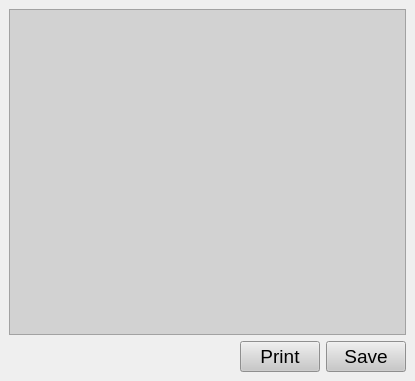
<?xml version="1.0" encoding="UTF-8"?>
<ui version="4.0">
 <class>MessageDock</class>
 <widget class="QDockWidget" name="MessageDock">
  <property name="geometry">
   <rect>
    <x>0</x>
    <y>0</y>
    <width>415</width>
    <height>381</height>
   </rect>
  </property>
  <property name="styleSheet">
   <string notr="true">
QLineEdit, QTextEdit, QComboBox
{
	
	
	background-color: rgb(210, 210, 210);
}
QPushButton
{
	
	background-color: rgb(200, 200, 200);
}
QLabel
{

}
</string>
  </property>
  <property name="features">
   <set>QDockWidget::DockWidgetFloatable|QDockWidget::DockWidgetMovable</set>
  </property>
  <property name="windowTitle">
   <string>Message box</string>
  </property>
  <widget class="QWidget" name="dockWidgetContents">
   <layout class="QVBoxLayout" name="verticalLayout">
    <item>
     <widget class="QTextEdit" name="te_message">
      <property name="readOnly">
       <bool>true</bool>
      </property>
     </widget>
    </item>
    <item>
     <layout class="QHBoxLayout" name="horizontalLayout_3">
      <item>
       <spacer name="horizontalSpacer">
        <property name="orientation">
         <enum>Qt::Horizontal</enum>
        </property>
        <property name="sizeHint" stdset="0">
         <size>
          <width>40</width>
          <height>20</height>
         </size>
        </property>
       </spacer>
      </item>
      <item>
       <widget class="QPushButton" name="pb_print">
        <property name="font">
         <font>
          <pointsize>14</pointsize>
         </font>
        </property>
        <property name="text">
         <string>Print</string>
        </property>
       </widget>
      </item>
      <item>
       <widget class="QPushButton" name="pb_save">
        <property name="font">
         <font>
          <pointsize>14</pointsize>
         </font>
        </property>
        <property name="text">
         <string>Save</string>
        </property>
       </widget>
      </item>
     </layout>
    </item>
   </layout>
  </widget>
 </widget>
 <resources/>
 <connections/>
</ui>
